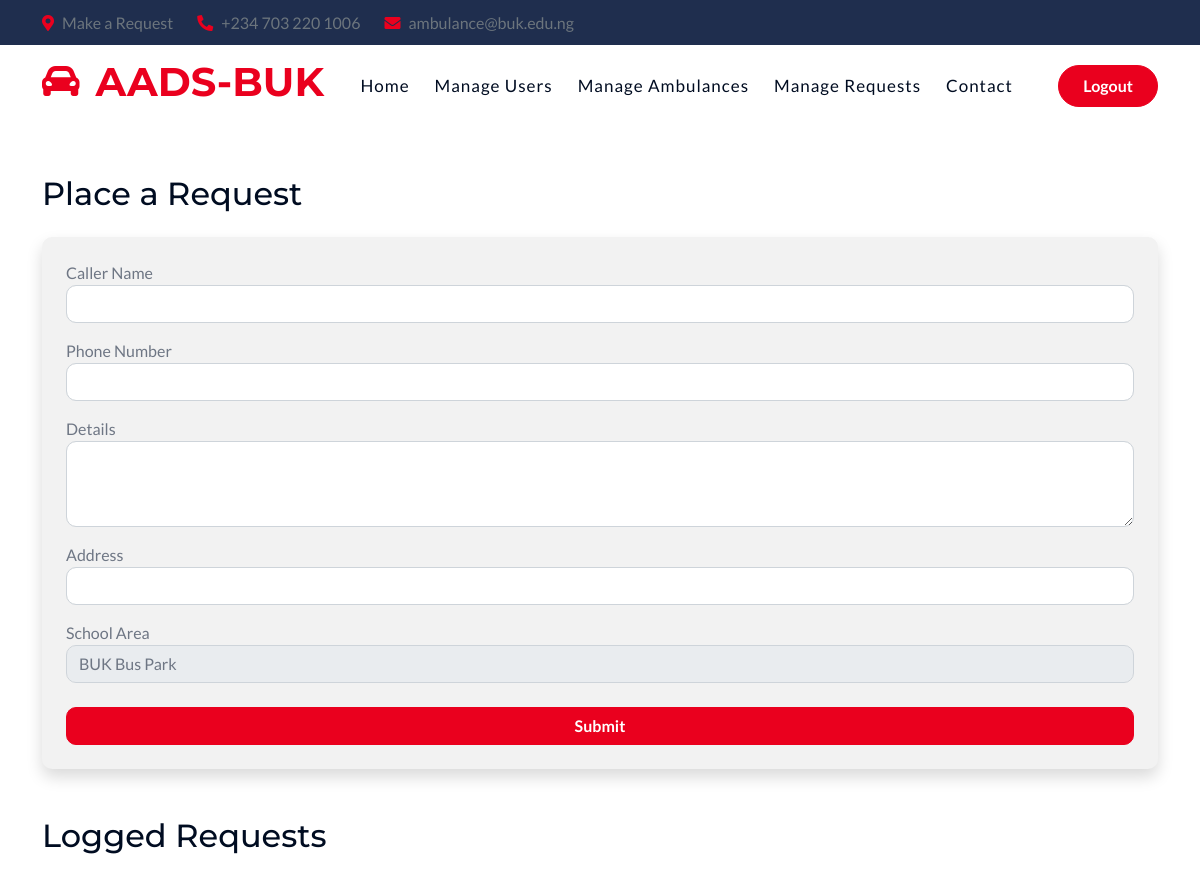
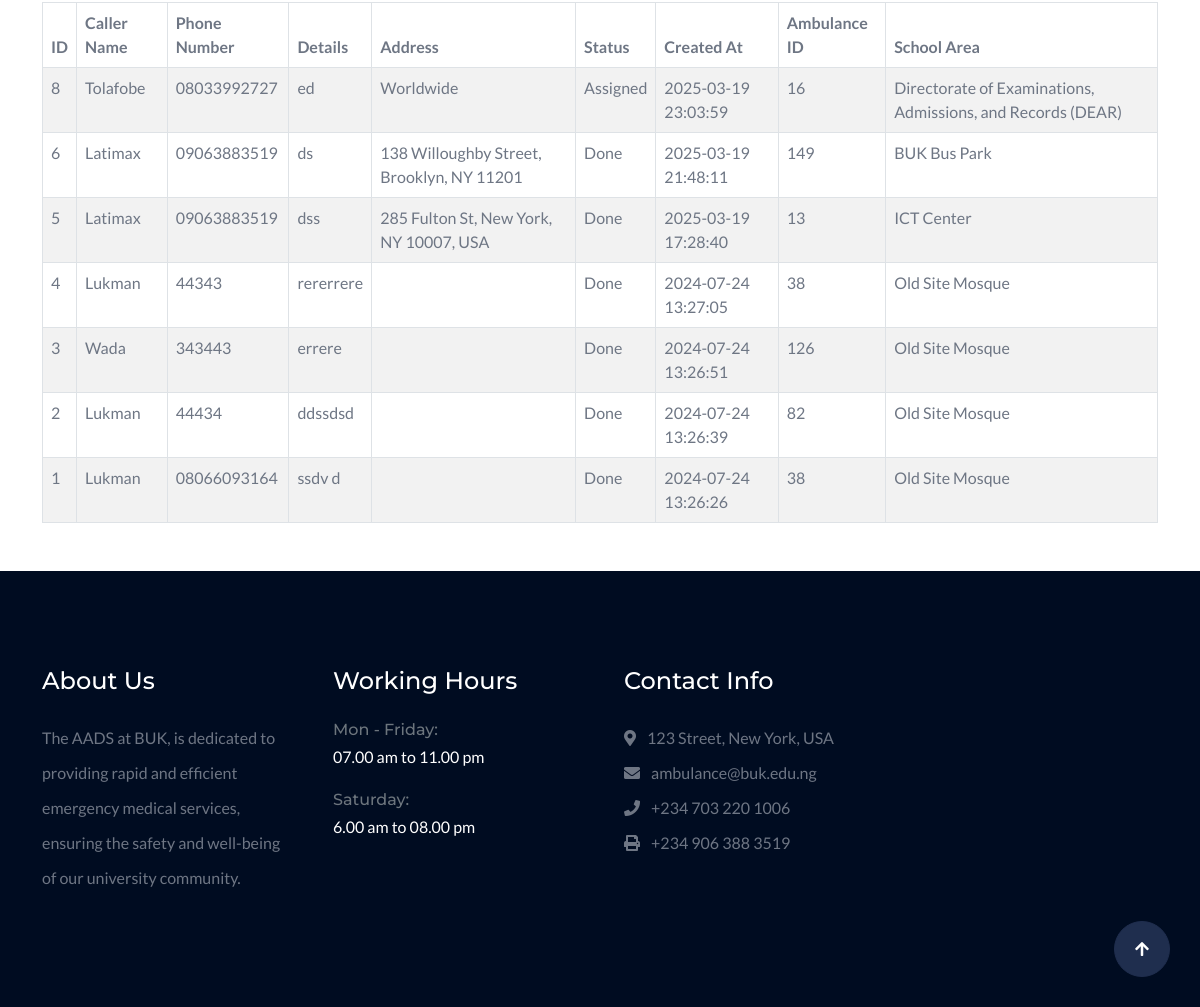
Screenshot of /requests.php (signed in) with the database file from the repository (2 pictures, top to bottom).
### tables this page shows
CREATE TABLE `requests` (
  `id` int(11) NOT NULL,
  `caller_name` varchar(255) NOT NULL,
  `phone_number` varchar(15) NOT NULL,
  `details` text NOT NULL,
  `status` varchar(50) DEFAULT 'Pending',
  `school_area_id` int(11) NOT NULL,
  `ambulance_id` int(11) DEFAULT NULL,
  `created_at` timestamp NOT NULL DEFAULT current_timestamp(),
  `done` tinyint(1) DEFAULT 0,
  `address` varchar(255) DEFAULT NULL
);

CREATE TABLE `school_areas` (
  `id` int(11) NOT NULL,
  `name` varchar(255) NOT NULL
);

### requests.php (the view, shortened to what this page needs)
<?php
include 'header.php';
include 'navbar.php';
$user_id = "";
if(isset($_SESSION['user_id'])){
    $user_id = $_SESSION['user_id'];
}
?>
<div class="container my-5">
    <h2 class="mb-4">Place a Request</h2>
    <form method="post" class="bg-light p-4 rounded shadow">
        <div class="form-group mb-3">
            <label for="caller_name">Caller Name</label>
            <input type="text" class="form-control" id="caller_name" name="caller_name" required>
        </div>
        <div class="form-group mb-3">
            <label for="phone_number">Phone Number</label>
            <input type="text" class="form-control" id="phone_number" name="phone_number" required>
        </div>
        <div class="form-group mb-3">
            <label for="details">Details</label>
            <textarea class="form-control" id="details" name="details" rows="3" required></textarea>
        </div>
        <div class="form-group mb-3">
            <label for="address">Address</label>
            <input type="text" class="form-control" id="address" name="address" required>
        </div>
        <div class="form-group mb-4">
            <label for="school_area_id">School Area</label>
            <select class="form-control" id="school_area_id" name="school_area_id" required>
                <?php
                $stmt = $pdo->query('SELECT id, name FROM school_areas ORDER BY name');
                while ($row = $stmt->fetch()) {
                    echo '<option value="' . htmlspecialchars($row['id']) . '">' . htmlspecialchars($row['name']) . '</option>';
                }
                ?>
            </select>
        </div>
        <button type="submit" class="btn btn-primary w-100">Submit</button>
    </form>
    <?php if($user_id == 1){ ?>
    <h2 class="mt-5">Logged Requests</h2>
    <table class="table table-striped table-bordered mt-3">
        <thead class="thead-dark">
            <tr>
                <th>ID</th>
                <th>Caller Name</th>
                <th>Phone Number</th>
                <th>Details</th>
                <th>Address</th>
                <th>Status</th>
                <th>Created At</th>
                <th>Ambulance ID</th>
                <th>School Area</th>
            </tr>
        </thead>
        <tbody>
            <?php
            $stmt = $pdo->query('SELECT requests.*, school_areas.name AS school_area_name FROM requests INNER JOIN school_areas ON requests.school_area_id = school_areas.id ORDER BY created_at DESC');
            while ($row = $stmt->fetch()) {
                echo '<tr>';
                echo '<td>' . htmlspecialchars($row['id']) . '</td>';
                echo '<td>' . htmlspecialchars($row['caller_name']) . '</td>';
                echo '<td>' . htmlspecialchars($row['phone_number']) . '</td>';
                echo '<td>' . htmlspecialchars($row['details']) . '</td>';
                echo '<td>' . htmlspecialchars($row['address']) . '</td>';
                echo '<td>' . htmlspecialchars($row['status']) . '</td>';
                echo '<td>' . htmlspecialchars($row['created_at']) . '</td>';
                echo '<td>' . htmlspecialchars($row['ambulance_id']) . '</td>';
                echo '<td>' . htmlspecialchars($row['school_area_name']) . '</td>';
                echo '</tr>';
            }
            ?>
        </tbody>
    </table>
    <?php } ?>
</div>
<?php include 'footer.php';
?>

### assets/css/style.css (style rules this page uses)
.btn { font-weight: 600; transition: .5s; }
.btn.btn-primary { color: var(--bs-white); }

### rows the page displays
requests: id "8", caller_name "Tolafobe", phone_number "08033992727", details "ed", address "Worldwide", status "Assigned", created_at "2025-03-19 23:03:59", ambulance "16", school_area.name "Directorate of Examinations, Admissions, and Records (DEAR)"
requests: id "6", caller_name "Latimax", phone_number "09063883519", details "ds", address "138 Willoughby Street, Brooklyn, NY 11201", status "Done", created_at "2025-03-19 21:48:11", ambulance "149", school_area.name "BUK Bus Park"
requests: id "5", caller_name "Latimax", phone_number "09063883519", details "dss", address "285 Fulton St, New York, NY 10007, USA", status "Done", created_at "2025-03-19 17:28:40", ambulance "13", school_area.name "ICT Center"
requests: id "4", caller_name "Lukman", phone_number "44343", details "rererrere", status "Done", created_at "2024-07-24 13:27:05", ambulance "38", school_area.name "Old Site Mosque"
requests: id "3", caller_name "Wada", phone_number "343443", details "errere", status "Done", created_at "2024-07-24 13:26:51", ambulance "126", school_area.name "Old Site Mosque"
requests: id "2", caller_name "Lukman", phone_number "44434", details "ddssdsd", status "Done", created_at "2024-07-24 13:26:39", ambulance "82", school_area.name "Old Site Mosque"
requests: id "1", caller_name "Lukman", phone_number "08066093164", details "ssdv d", status "Done", created_at "2024-07-24 13:26:26", ambulance "38", school_area.name "Old Site Mosque"

### other values shown
form field school_area_id "BUK Bus Park"
